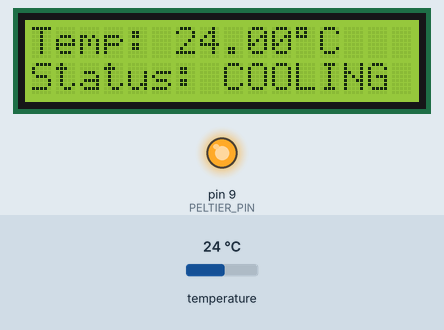
This sketch was run on a simulated Arduino Uno, built with avr-gcc and run on an emulated ATmega328P. On the bench: 16×2 character LCD, output pins drawn as LEDs (lit = HIGH). Inputs (shaded band) come from the test bench; at power-on: temperature 24 °C. What the sketch prints to the serial monitor is not drawn.

Above: at 3.2 s.
3.3 s: temperature set to 15.4 °C
At 5.1 s:
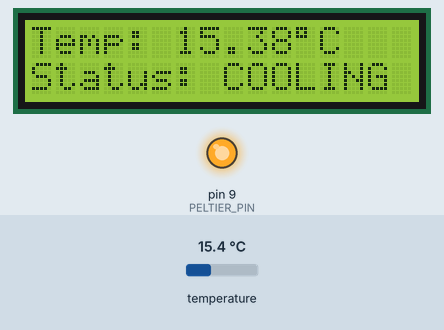
6.1 s: temperature set to 14.3 °C
At 7.7 s:
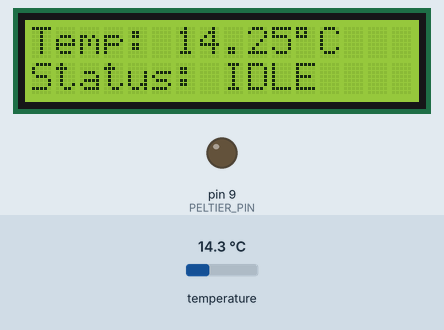
8.6 s: temperature set to 12 °C
At 10.4 s:
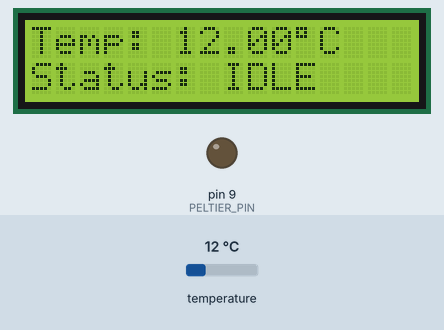
Timing chart, 0 to 11.9 s (numbered marks = the images above; inputs shaded):
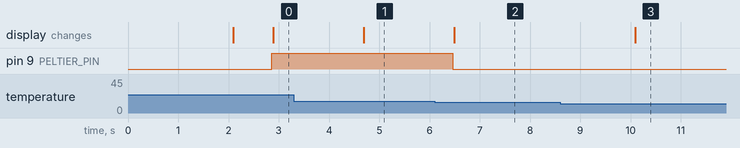

Measured:
- the behaviour switches between 15 and 14.9 °C on temperature (found by bisection; images 1 and 2)
- after the input at 3.3 s, the display: changes after 1.4 s (image 1)
- after the input at 6.1 s, pin 9 (PELTIER_PIN): HIGH → LOW after 0.36 s; the display: changes after 0.39 s (image 2)
- after the input at 8.6 s, the display: changes after 1.5 s (image 3)

The sketch:

Vaccine_Temp_Control.ino
```cpp
#include <OneWire.h>
#include <DallasTemperature.h>
#include <Wire.h>
#include <LiquidCrystal_I2C.h>

// ----------- PINS -----------
#define ONE_WIRE_BUS 2
#define PELTIER_PIN 9

// ----------- OBJECTS -----------
OneWire oneWire(ONE_WIRE_BUS);
DallasTemperature sensors(&oneWire);
LiquidCrystal_I2C lcd(0x27, 16, 2);

// ----------- VARIABLES -----------
float tempC;
bool peltierState = false; // OFF initially

void setup() {
  pinMode(PELTIER_PIN, OUTPUT);
  digitalWrite(PELTIER_PIN, LOW);

  sensors.begin();
  Serial.begin(9600);

  lcd.init();
  lcd.backlight();

  lcd.setCursor(0, 0);
  lcd.print("Vaccine Ctrl");
  delay(2000);
  lcd.clear();
}

void loop() {
  // Read temperature
  sensors.requestTemperatures();
  tempC = sensors.getTempCByIndex(0);

  // -------- CONTROL LOGIC --------
  if (tempC > 20) {
    peltierState = true;   // ON
  }
  else if (tempC < 15) {
    peltierState = false;  // OFF
  }

  // Apply control
  if (peltierState) {
    analogWrite(PELTIER_PIN, 255); // FULL ON
  } else {
    analogWrite(PELTIER_PIN, 0);   // OFF
  }

  // -------- SERIAL OUTPUT --------
  Serial.print("Temp: ");
  Serial.print(tempC);
  Serial.print(" C  | Peltier: ");
  Serial.println(peltierState ? "ON" : "OFF");

  // -------- LCD DISPLAY --------
  lcd.setCursor(0, 0);
  lcd.print("Temp:       ");
  lcd.setCursor(6, 0);
  lcd.print(tempC);
  lcd.print((char)223);
  lcd.print("C");

  lcd.setCursor(0, 1);
  lcd.print("Status: ");
  if (peltierState) {
    lcd.print("COOLING ");
  } else {
    lcd.print("IDLE    ");
  }

  delay(1000);         //DELAY of 1000s
}
```
